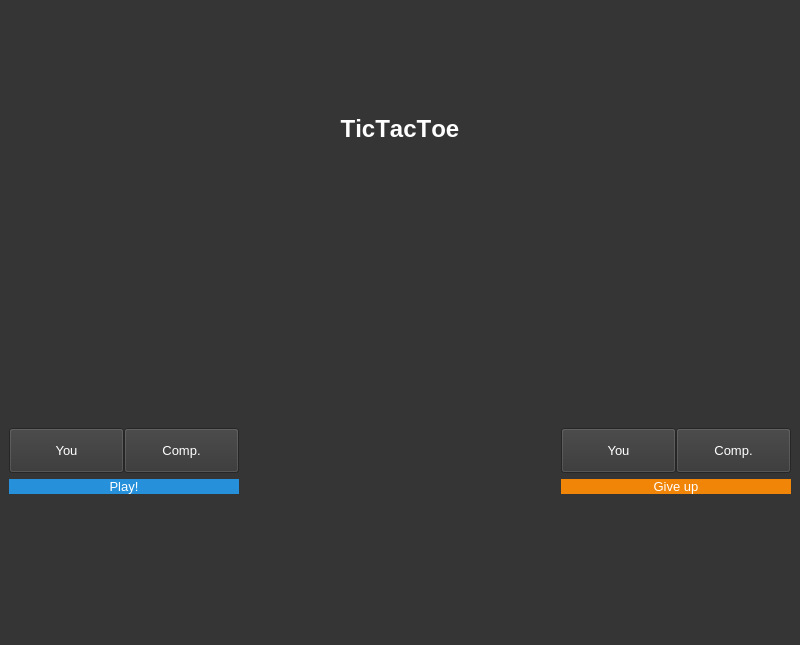
<?xml version="1.0" encoding="UTF-8"?>
<ui version="4.0">
 <class>MainWindow</class>
 <widget class="QMainWindow" name="MainWindow">
  <property name="enabled">
   <bool>true</bool>
  </property>
  <property name="geometry">
   <rect>
    <x>0</x>
    <y>0</y>
    <width>800</width>
    <height>645</height>
   </rect>
  </property>
  <property name="minimumSize">
   <size>
    <width>800</width>
    <height>600</height>
   </size>
  </property>
  <property name="maximumSize">
   <size>
    <width>20000</width>
    <height>20000</height>
   </size>
  </property>
  <property name="windowTitle">
   <string>TicTacToe</string>
  </property>
  <property name="windowIcon">
   <iconset resource="resourses.qrc">
    <normaloff>:/resourses/logo.png</normaloff>:/resourses/logo.png</iconset>
  </property>
  <property name="styleSheet">
   <string notr="true">background-color:rgb(53, 53, 53)</string>
  </property>
  <widget class="QWidget" name="centralwidget">
   <property name="styleSheet">
    <string notr="true">color:white;</string>
   </property>
   <layout class="QGridLayout" name="gridLayout_3">
    <item row="2" column="2">
     <layout class="QGridLayout" name="Buttons">
      <property name="spacing">
       <number>2</number>
      </property>
     </layout>
    </item>
    <item row="2" column="1">
     <spacer name="horizontalSpacer">
      <property name="orientation">
       <enum>Qt::Horizontal</enum>
      </property>
      <property name="sizeType">
       <enum>QSizePolicy::Fixed</enum>
      </property>
      <property name="sizeHint" stdset="0">
       <size>
        <width>40</width>
        <height>20</height>
       </size>
      </property>
     </spacer>
    </item>
    <item row="1" column="2">
     <widget class="QLabel" name="Win_table">
      <property name="font">
       <font>
        <family>Arial</family>
        <pointsize>18</pointsize>
        <bold>true</bold>
        <kerning>false</kerning>
       </font>
      </property>
      <property name="styleSheet">
       <string notr="true">background-color:rgba(0,0,0,0)</string>
      </property>
      <property name="text">
       <string>TicTacToe</string>
      </property>
      <property name="alignment">
       <set>Qt::AlignCenter</set>
      </property>
     </widget>
    </item>
    <item row="2" column="4">
     <layout class="QVBoxLayout" name="verticalLayout_3">
      <item>
       <widget class="QLabel" name="label_3">
        <property name="styleSheet">
         <string notr="true">background-color:rgba(0,0,0,0)</string>
        </property>
        <property name="text">
         <string/>
        </property>
        <property name="pixmap">
         <pixmap resource="resourses.qrc">:/resourses/o.png</pixmap>
        </property>
        <property name="alignment">
         <set>Qt::AlignCenter</set>
        </property>
       </widget>
      </item>
      <item>
       <spacer name="verticalSpacer_5">
        <property name="orientation">
         <enum>Qt::Vertical</enum>
        </property>
        <property name="sizeType">
         <enum>QSizePolicy::Fixed</enum>
        </property>
        <property name="sizeHint" stdset="0">
         <size>
          <width>20</width>
          <height>20</height>
         </size>
        </property>
       </spacer>
      </item>
      <item>
       <layout class="QHBoxLayout" name="horizontalLayout_4">
        <property name="spacing">
         <number>0</number>
        </property>
        <property name="topMargin">
         <number>0</number>
        </property>
        <item>
         <widget class="QPushButton" name="SecondLeftButton">
          <property name="minimumSize">
           <size>
            <width>79</width>
            <height>45</height>
           </size>
          </property>
          <property name="font">
           <font>
            <family>Arial</family>
            <pointsize>10</pointsize>
           </font>
          </property>
          <property name="text">
           <string>You</string>
          </property>
         </widget>
        </item>
        <item>
         <widget class="QPushButton" name="SecondRightButton">
          <property name="minimumSize">
           <size>
            <width>79</width>
            <height>45</height>
           </size>
          </property>
          <property name="font">
           <font>
            <family>Arial</family>
            <pointsize>10</pointsize>
           </font>
          </property>
          <property name="text">
           <string>Comp.</string>
          </property>
         </widget>
        </item>
       </layout>
      </item>
      <item>
       <widget class="QPushButton" name="QuitButton">
        <property name="font">
         <font>
          <family>Arial</family>
          <pointsize>10</pointsize>
         </font>
        </property>
        <property name="styleSheet">
         <string notr="true">QPushButton{background-color:rgb(241, 133, 7); border-radius: 10px;}
QPushButton:hover{background-color:rgb(221, 113, 0);}</string>
        </property>
        <property name="text">
         <string>Give up</string>
        </property>
       </widget>
      </item>
     </layout>
    </item>
    <item row="2" column="0">
     <layout class="QVBoxLayout" name="verticalLayout_2">
      <item>
       <widget class="QLabel" name="label_2">
        <property name="font">
         <font>
          <pointsize>22</pointsize>
         </font>
        </property>
        <property name="styleSheet">
         <string notr="true">background-color:rgba(0,0,0,0)</string>
        </property>
        <property name="text">
         <string/>
        </property>
        <property name="textFormat">
         <enum>Qt::AutoText</enum>
        </property>
        <property name="pixmap">
         <pixmap resource="resourses.qrc">:/resourses/ex.png</pixmap>
        </property>
        <property name="alignment">
         <set>Qt::AlignCenter</set>
        </property>
       </widget>
      </item>
      <item>
       <spacer name="verticalSpacer_3">
        <property name="orientation">
         <enum>Qt::Vertical</enum>
        </property>
        <property name="sizeType">
         <enum>QSizePolicy::Fixed</enum>
        </property>
        <property name="sizeHint" stdset="0">
         <size>
          <width>20</width>
          <height>20</height>
         </size>
        </property>
       </spacer>
      </item>
      <item>
       <layout class="QHBoxLayout" name="horizontalLayout_3">
        <property name="spacing">
         <number>0</number>
        </property>
        <item>
         <widget class="QPushButton" name="FirstLeftButton">
          <property name="minimumSize">
           <size>
            <width>79</width>
            <height>45</height>
           </size>
          </property>
          <property name="font">
           <font>
            <family>Arial</family>
            <pointsize>10</pointsize>
           </font>
          </property>
          <property name="text">
           <string>You</string>
          </property>
         </widget>
        </item>
        <item>
         <widget class="QPushButton" name="FirstRightButton">
          <property name="minimumSize">
           <size>
            <width>79</width>
            <height>45</height>
           </size>
          </property>
          <property name="font">
           <font>
            <family>Arial</family>
            <pointsize>10</pointsize>
           </font>
          </property>
          <property name="text">
           <string>Comp.</string>
          </property>
         </widget>
        </item>
       </layout>
      </item>
      <item>
       <widget class="QPushButton" name="PlayButton">
        <property name="font">
         <font>
          <family>Arial</family>
          <pointsize>10</pointsize>
         </font>
        </property>
        <property name="styleSheet">
         <string notr="true">QPushButton{background-color:rgb(38, 144, 219); border-radius: 10px;}
QPushButton:hover{background-color:rgb(18, 124, 199);}</string>
        </property>
        <property name="text">
         <string>Play!</string>
        </property>
       </widget>
      </item>
     </layout>
    </item>
    <item row="2" column="3">
     <spacer name="horizontalSpacer_2">
      <property name="orientation">
       <enum>Qt::Horizontal</enum>
      </property>
      <property name="sizeType">
       <enum>QSizePolicy::Fixed</enum>
      </property>
      <property name="sizeHint" stdset="0">
       <size>
        <width>40</width>
        <height>20</height>
       </size>
      </property>
     </spacer>
    </item>
    <item row="4" column="2">
     <spacer name="verticalSpacer">
      <property name="orientation">
       <enum>Qt::Vertical</enum>
      </property>
      <property name="sizeType">
       <enum>QSizePolicy::Minimum</enum>
      </property>
      <property name="sizeHint" stdset="0">
       <size>
        <width>20</width>
        <height>120</height>
       </size>
      </property>
     </spacer>
    </item>
   </layout>
  </widget>
  <widget class="QMenuBar" name="menubar">
   <property name="geometry">
    <rect>
     <x>0</x>
     <y>0</y>
     <width>800</width>
     <height>27</height>
    </rect>
   </property>
   <property name="styleSheet">
    <string notr="true">QMenuBar{background-color:#4a5459; color:white;}</string>
   </property>
  </widget>
  <widget class="QStatusBar" name="statusbar"/>
 </widget>
 <resources>
  <include location="resourses.qrc"/>
 </resources>
 <connections/>
</ui>
